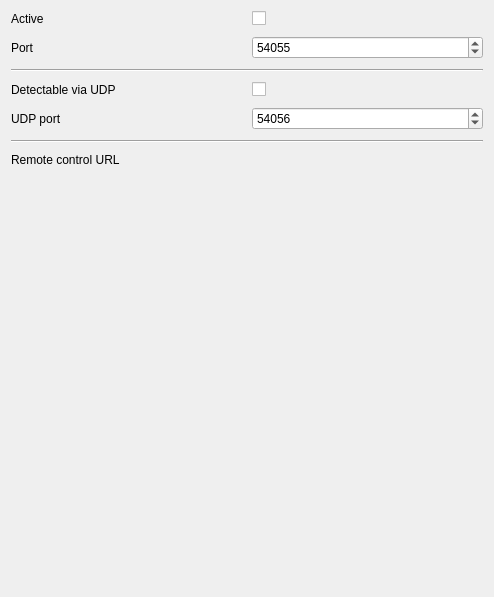
<?xml version="1.0" encoding="UTF-8"?>
<ui version="4.0">
 <class>GUI_RemoteControlPreferences</class>
 <widget class="QWidget" name="GUI_RemoteControlPreferences">
  <property name="geometry">
   <rect>
    <x>0</x>
    <y>0</y>
    <width>494</width>
    <height>597</height>
   </rect>
  </property>
  <layout class="QGridLayout" name="gridLayout">
   <property name="spacing">
    <number>10</number>
   </property>
   <item row="4" column="1">
    <widget class="QSpinBox" name="sbDiscover">
     <property name="minimum">
      <number>0</number>
     </property>
     <property name="maximum">
      <number>65000</number>
     </property>
     <property name="value">
      <number>54056</number>
     </property>
    </widget>
   </item>
   <item row="3" column="0">
    <widget class="QLabel" name="labDiscover">
     <property name="toolTip">
      <string notr="true"/>
     </property>
     <property name="text">
      <string>Detectable via UDP</string>
     </property>
    </widget>
   </item>
   <item row="5" column="0" colspan="2">
    <widget class="Line" name="line_2">
     <property name="orientation">
      <enum>Qt::Horizontal</enum>
     </property>
    </widget>
   </item>
   <item row="0" column="0">
    <widget class="QLabel" name="labActive">
     <property name="text">
      <string notr="true">Active</string>
     </property>
    </widget>
   </item>
   <item row="0" column="1">
    <widget class="QCheckBox" name="cbActivate">
     <property name="layoutDirection">
      <enum>Qt::LeftToRight</enum>
     </property>
     <property name="text">
      <string/>
     </property>
    </widget>
   </item>
   <item row="6" column="0">
    <widget class="QLabel" name="labUrl">
     <property name="text">
      <string>Remote control URL</string>
     </property>
    </widget>
   </item>
   <item row="1" column="0">
    <widget class="QLabel" name="label">
     <property name="text">
      <string>Port</string>
     </property>
    </widget>
   </item>
   <item row="1" column="1">
    <widget class="QSpinBox" name="sbPort">
     <property name="maximum">
      <number>65000</number>
     </property>
     <property name="value">
      <number>54055</number>
     </property>
    </widget>
   </item>
   <item row="4" column="0">
    <widget class="QLabel" name="label_3">
     <property name="text">
      <string>UDP port</string>
     </property>
    </widget>
   </item>
   <item row="3" column="1">
    <widget class="QCheckBox" name="cbDiscover">
     <property name="toolTip">
      <string notr="true"/>
     </property>
     <property name="text">
      <string/>
     </property>
    </widget>
   </item>
   <item row="2" column="0" colspan="2">
    <widget class="Line" name="line">
     <property name="orientation">
      <enum>Qt::Horizontal</enum>
     </property>
    </widget>
   </item>
   <item row="7" column="1">
    <spacer name="verticalSpacer">
     <property name="orientation">
      <enum>Qt::Vertical</enum>
     </property>
     <property name="sizeHint" stdset="0">
      <size>
       <width>20</width>
       <height>40</height>
      </size>
     </property>
    </spacer>
   </item>
   <item row="6" column="1">
    <widget class="QLabel" name="labUrls">
     <property name="text">
      <string notr="true"/>
     </property>
     <property name="textInteractionFlags">
      <set>Qt::LinksAccessibleByMouse|Qt::TextSelectableByKeyboard|Qt::TextSelectableByMouse</set>
     </property>
    </widget>
   </item>
  </layout>
 </widget>
 <tabstops>
  <tabstop>cbActivate</tabstop>
  <tabstop>sbPort</tabstop>
 </tabstops>
 <resources/>
 <connections/>
</ui>
